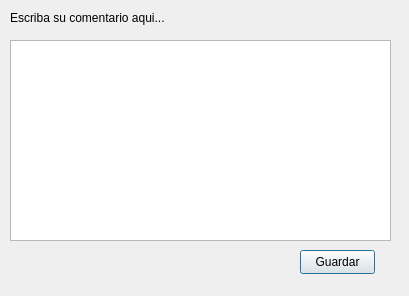
<?xml version="1.0" encoding="UTF-8"?>
<ui version="4.0">
 <class>ventanaComentario</class>
 <widget class="QDialog" name="ventanaComentario">
  <property name="geometry">
   <rect>
    <x>0</x>
    <y>0</y>
    <width>409</width>
    <height>296</height>
   </rect>
  </property>
  <property name="windowTitle">
   <string>Agregar Comentario</string>
  </property>
  <widget class="QLabel" name="label">
   <property name="geometry">
    <rect>
     <x>10</x>
     <y>10</y>
     <width>171</width>
     <height>16</height>
    </rect>
   </property>
   <property name="text">
    <string>Escriba su comentario aqui...</string>
   </property>
  </widget>
  <widget class="QTextEdit" name="textEdit">
   <property name="geometry">
    <rect>
     <x>10</x>
     <y>40</y>
     <width>381</width>
     <height>201</height>
    </rect>
   </property>
  </widget>
  <widget class="QPushButton" name="pushButton">
   <property name="geometry">
    <rect>
     <x>300</x>
     <y>250</y>
     <width>75</width>
     <height>24</height>
    </rect>
   </property>
   <property name="text">
    <string>Guardar</string>
   </property>
  </widget>
 </widget>
 <resources/>
 <connections/>
</ui>
